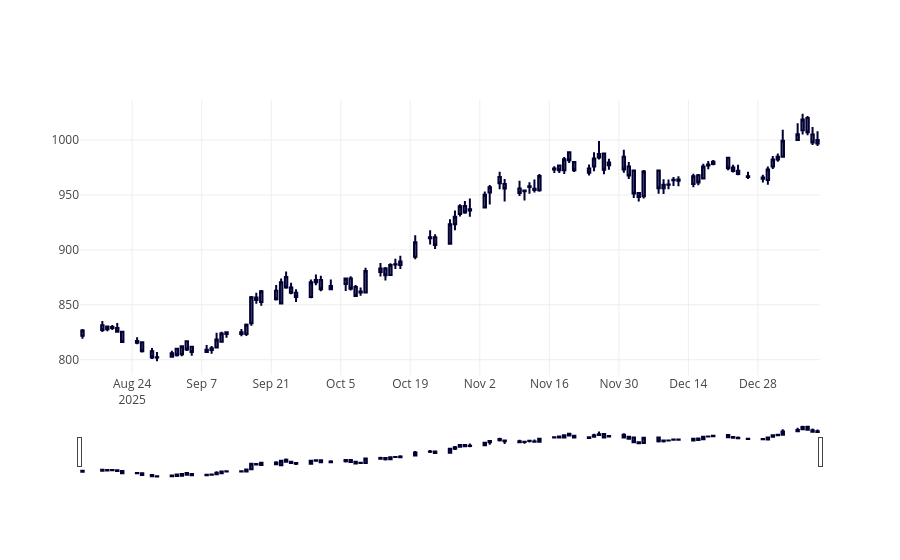

Source (notebook cell):
### Code cell
import plotly.graph_objects as go   
fig = go.Figure(data=[go.Candlestick(x=stock_df.index,
                open=stock_df['1. open'],
                high=stock_df['2. high'],
                low=stock_df['3. low'],
                close=stock_df['4. close']
                )
                ])

fig.show()
